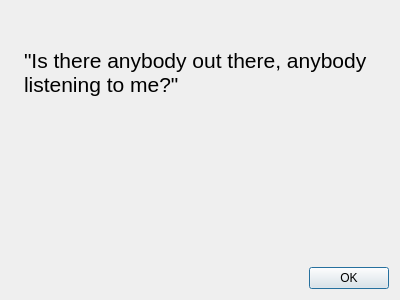
<?xml version="1.0" encoding="UTF-8"?>
<ui version="4.0">
 <class>EDIIConnectionErrorDialog</class>
 <widget class="QDialog" name="EDIIConnectionErrorDialog">
  <property name="geometry">
   <rect>
    <x>0</x>
    <y>0</y>
    <width>400</width>
    <height>300</height>
   </rect>
  </property>
  <property name="windowTitle">
   <string>EDII connection error</string>
  </property>
  <layout class="QVBoxLayout" name="verticalLayout">
   <item>
    <layout class="QHBoxLayout" name="horizontalLayout">
     <item>
      <widget class="QLabel" name="ql_icon">
       <property name="text">
        <string>&lt;ICON&gt;</string>
       </property>
      </widget>
     </item>
     <item>
      <widget class="QLabel" name="label">
       <property name="font">
        <font>
         <pointsize>16</pointsize>
        </font>
       </property>
       <property name="text">
        <string>&quot;Is there anybody out there, anybody listening to me?&quot;</string>
       </property>
       <property name="wordWrap">
        <bool>true</bool>
       </property>
      </widget>
     </item>
    </layout>
   </item>
   <item>
    <widget class="QLabel" name="ql_info">
     <property name="text">
      <string>&lt;PLACEHOLDER&gt;</string>
     </property>
    </widget>
   </item>
   <item>
    <widget class="QDialogButtonBox" name="buttonBox">
     <property name="standardButtons">
      <set>QDialogButtonBox::Ok</set>
     </property>
    </widget>
   </item>
  </layout>
 </widget>
 <resources/>
 <connections/>
</ui>
